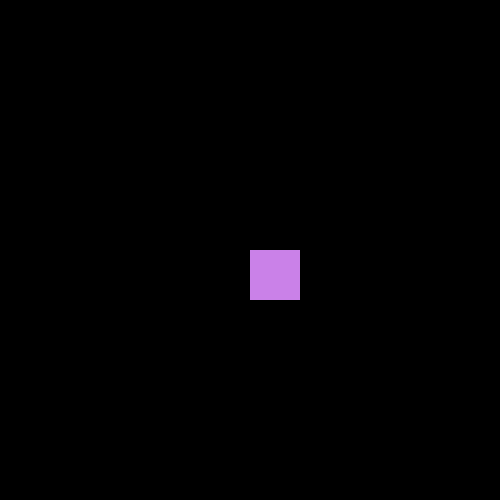
Frame 1 (no input)
Frame 60 (no input): identical to frame 1, image omitted
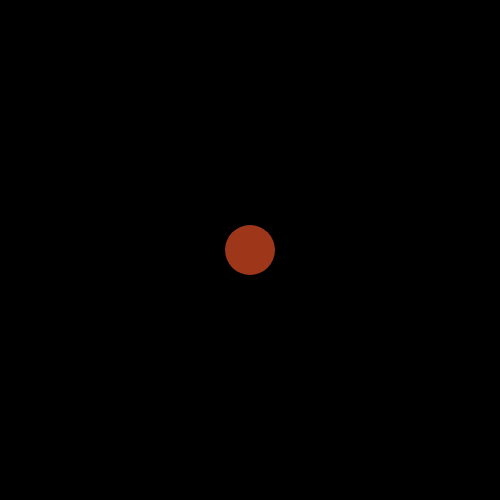
Frame 120 (the mouse pressed at the canvas centre since frame 60)

The p5.js sketch that drew these frames (run headless with seeded random() and noise() and a simulated clock; from frame 60 on, the mouse is pressed at the canvas centre):

// p5.js sketch
// ── sketch.js
//variables
let canvasSize = 500;
let currentScene = 0;
let numScenes = 2;

function setup() { 
  createCanvas(canvasSize, canvasSize);
}

function draw() {
  background(0);
  if(currentScene === 0) {
    drawScene0();
  }
  else if(currentScene === 1) {
    drawScene1();
  }
}

function mousePressed() {
  currentScene++;
  if(currentScene >= numScenes) {
    currentScene = 0;
  }

}

function drawScene0() {
fill(202, 129, 232)
noStroke();
rect(width / 2, height / 2, 50, 50);
}

function drawScene1() {
fill(158, 54, 25)
noStroke();
ellipse(width / 2, height / 2, 50, 50, 80);
}
